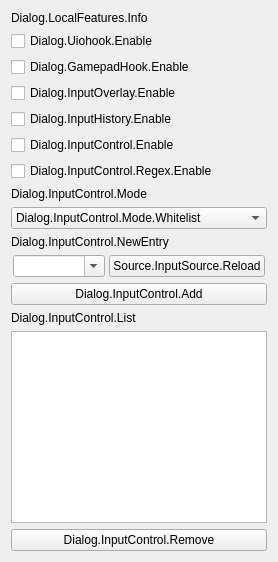
     <widget class="QWidget" name="tab_local">
      <attribute name="title">
       <string>Dialog.LocalFeatures</string>
      </attribute>
      <layout class="QVBoxLayout" name="verticalLayout_2">
       <item>
        <widget class="QLabel" name="lbl_local_features">
         <property name="text">
          <string>Dialog.LocalFeatures.Info</string>
         </property>
         <property name="textFormat">
          <enum>Qt::RichText</enum>
         </property>
        </widget>
       </item>
       <item>
        <widget class="QCheckBox" name="cb_iohook">
         <property name="text">
          <string>Dialog.Uiohook.Enable</string>
         </property>
        </widget>
       </item>
       <item>
        <widget class="QCheckBox" name="cb_gamepad_hook">
         <property name="text">
          <string>Dialog.GamepadHook.Enable</string>
         </property>
        </widget>
       </item>
       <item>
        <widget class="QCheckBox" name="cb_enable_overlay">
         <property name="text">
          <string>Dialog.InputOverlay.Enable</string>
         </property>
        </widget>
       </item>
       <item>
        <widget class="QCheckBox" name="cb_enable_history">
         <property name="text">
          <string>Dialog.InputHistory.Enable</string>
         </property>
        </widget>
       </item>
       <item>
        <widget class="QCheckBox" name="cb_enable_control">
         <property name="text">
          <string>Dialog.InputControl.Enable</string>
         </property>
        </widget>
       </item>
       <item>
        <widget class="QCheckBox" name="cb_regex">
         <property name="text">
          <string>Dialog.InputControl.Regex.Enable</string>
         </property>
        </widget>
       </item>
       <item>
        <widget class="QLabel" name="lbl_mode">
         <property name="text">
          <string>Dialog.InputControl.Mode</string>
         </property>
        </widget>
       </item>
       <item>
        <widget class="QComboBox" name="cb_list_mode">
         <property name="currentText" stdset="0">
          <string>Dialog.InputControl.Mode.Whitelist</string>
         </property>
         <property name="currentIndex">
          <number>0</number>
         </property>
         <item>
          <property name="text">
           <string>Dialog.InputControl.Mode.Whitelist</string>
          </property>
         </item>
         <item>
          <property name="text">
           <string>Dialog.InputControl.Mode.Blacklist</string>
          </property>
         </item>
        </widget>
       </item>
       <item>
        <widget class="QLabel" name="lbl_new_entry">
         <property name="text">
          <string>Dialog.InputControl.NewEntry</string>
         </property>
        </widget>
       </item>
       <item>
        <widget class="QFrame" name="frame_entry">
         <property name="frameShape">
          <enum>QFrame::NoFrame</enum>
         </property>
         <layout class="QHBoxLayout" name="horizontalLayout">
          <property name="spacing">
           <number>4</number>
          </property>
          <property name="leftMargin">
           <number>2</number>
          </property>
          <property name="topMargin">
           <number>0</number>
          </property>
          <property name="rightMargin">
           <number>2</number>
          </property>
          <property name="bottomMargin">
           <number>0</number>
          </property>
          <item>
           <widget class="QComboBox" name="cb_text">
            <property name="sizePolicy">
             <sizepolicy hsizetype="MinimumExpanding" vsizetype="Fixed">
              <horstretch>0</horstretch>
              <verstretch>0</verstretch>
             </sizepolicy>
            </property>
            <property name="editable">
             <bool>true</bool>
            </property>
           </widget>
          </item>
          <item>
           <widget class="QPushButton" name="btn_refresh_cb">
            <property name="text">
             <string>Source.InputSource.Reload</string>
            </property>
           </widget>
          </item>
         </layout>
        </widget>
       </item>
       <item>
        <widget class="QPushButton" name="btn_add">
         <property name="text">
          <string>Dialog.InputControl.Add</string>
         </property>
        </widget>
       </item>
       <item>
        <widget class="QLabel" name="lbl_list">
         <property name="text">
          <string>Dialog.InputControl.List</string>
         </property>
        </widget>
       </item>
       <item>
        <widget class="QListWidget" name="list_filters"/>
       </item>
       <item>
        <widget class="QPushButton" name="btn_remove">
         <property name="text">
          <string>Dialog.InputControl.Remove</string>
         </property>
        </widget>
       </item>
      </layout>
     </widget>
